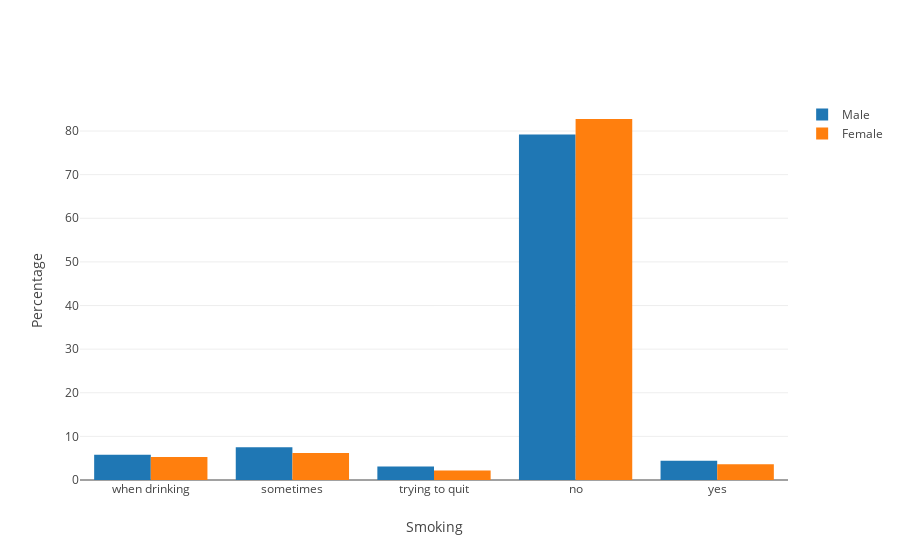

Notebook cell for this chart:
### Code cell
data = []
for i, name in enumerate(mf):
    data.append(go.Bar(
        x=list(smokes),
        y=valori[i]/np.sum(valori[i]) * 100,
        name=mf[i]
    ))
    
    
layout = go.Layout(
    barmode='group',
    xaxis=dict(title="Smoking"),
    yaxis=dict(title="Percentage")
)

fig = go.Figure(data=data, layout=layout)
py.iplot(fig)

### Figure 1 — Plotly figure (JSON) as saved in the notebook; plotly's stock layout.template omitted (floating-point values rounded to 4 significant figures)
{"data": [{"name": "Male", "type": "bar", "uid": "c9c99adc-d04e-11e8-9cfd-3052cb2086f3", "x": ["when drinking", "sometimes", "trying to quit", "no", "yes"], "y": [5.802, 7.479, 3.089, 79.2, 4.433]}, {"name": "Female", "type": "bar", "uid": "c9c99cbc-d04e-11e8-9cfd-3052cb2086f3", "x": ["when drinking", "sometimes", "trying to quit", "no", "yes"], "y": [5.266, 6.191, 2.175, 82.76, 3.608]}], "layout": {"barmode": "group", "xaxis": {"title": "Smoking"}, "yaxis": {"title": "Percentage"}}}
